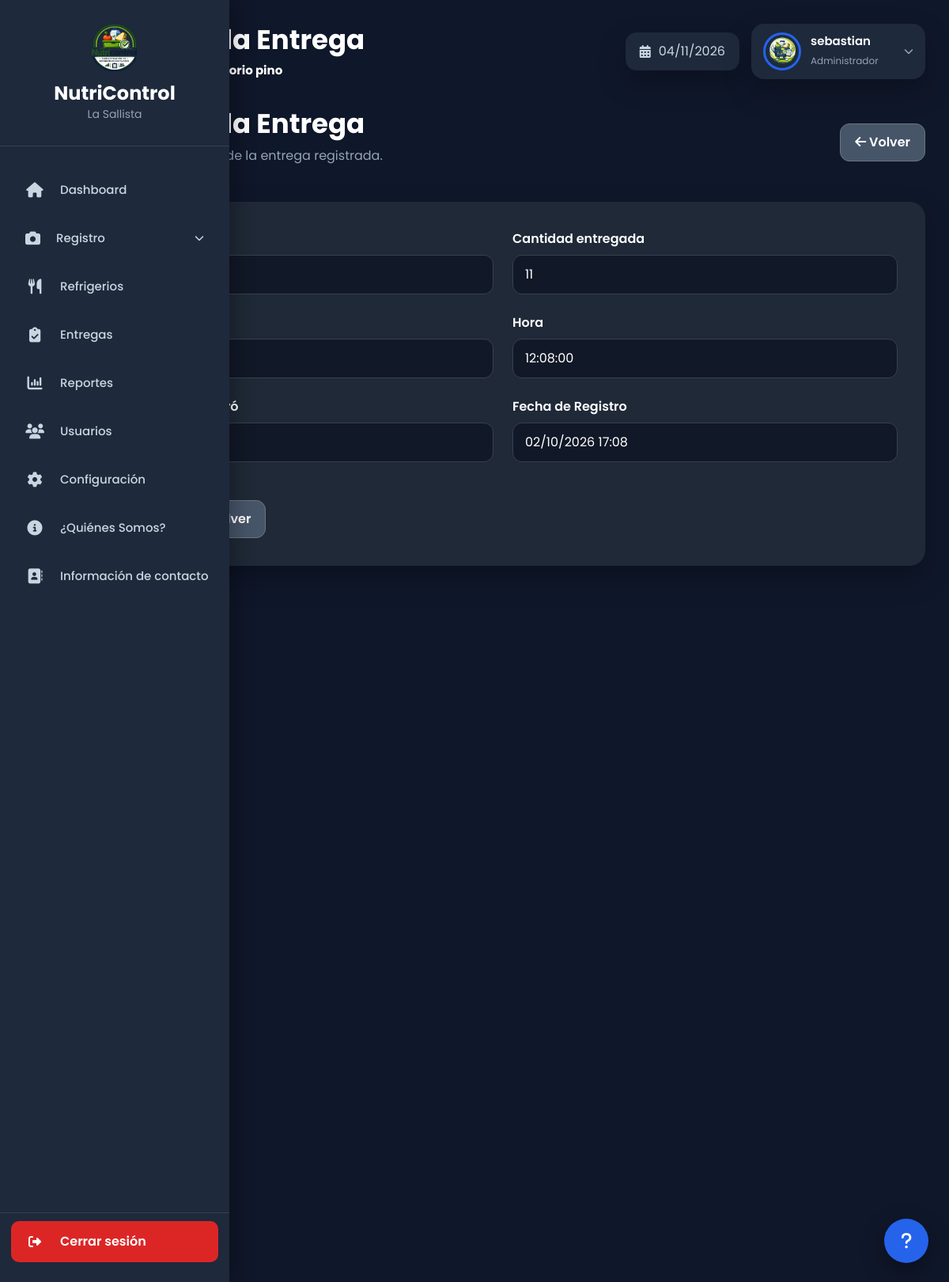
The page /index.php?url=entregas/detalle/7 (signed in) on the database its author committed.
### tables this page shows
CREATE TABLE `entregas` (
  `id` int(11) NOT NULL,
  `grado` varchar(20) NOT NULL DEFAULT 'Sin grado',
  `refrigerio_id` int(11) NOT NULL,
  `cantidad_entregada` int(11) NOT NULL DEFAULT 1,
  `usuario_id` int(11) NOT NULL,
  `fecha` date NOT NULL,
  `hora` time NOT NULL,
  `observaciones` text DEFAULT NULL,
  `estado` enum('Entregado','Pendiente','Cancelado') DEFAULT 'Entregado',
  `fecha_registro` timestamp NOT NULL DEFAULT current_timestamp()
);

### app/core/Controller.php (called while the page is built, shortened)
<?php
abstract class Controller
{
    protected function view(string $view, array $data = []): void
    {
        extract($data);
        $archivo = VIEW_PATH . '/' . $view . '.php';
        require $archivo;
    }
}

### app/controllers/EntregasController.php (called while the page is built, shortened)
<?php
require_once APP_PATH . '/core/Controller.php';
require_once MODEL_PATH . '/Entrega.php';
class EntregasController extends Controller
{
    private Entrega $entregaModel;
    public function __construct()
    {
        $this->entregaModel = new Entrega();
    }
    public function detalle(int $id): void
    {
        $entrega =
            $this->entregaModel
                ->obtenerPorId($id);
        $this->view(
            'entregas/detalle',
            [
                'entrega' =>
                    $entrega
            ]
        );
    }
}

### app/core/Router.php (called while the page is built, shortened)
<?php
class Router
{
    public function ejecutar(): void
    {
        $url = $_GET['url'] ?? '';
        $url = trim($url, '/');
        if ($url === '') {
            $controlador = 'AuthController';
            $metodo = 'index';
            $parametros = [];
        } else {
            $partes = explode('/', $url);
            $metodo = $partes[1] ?? 'index';
            $parametros = array_slice($partes, 2);
        }
        $objeto = new $controlador();
        call_user_func_array(
            [$objeto, $metodo],
            $parametros
        );
    }
}

### index.php (called while the page is built, shortened)
<?php
require_once APP_PATH . '/core/Router.php';
$router = new Router();
$router->ejecutar();

### app/models/Database.php (called while the page is built)
<?php
class Database
{
    private static ?PDO $conexion = null;
    public static function conectar(): PDO
    {
        if (self::$conexion === null) {
            $dsn = "mysql:host=" . DB_HOST .
                   ";dbname=" . DB_NAME .
                   ";charset=" . DB_CHARSET;
            try {
                self::$conexion = new PDO(
                    $dsn,
                    DB_USER,
                    DB_PASS,
                    [
                        PDO::ATTR_ERRMODE => PDO::ERRMODE_EXCEPTION,
                        PDO::ATTR_DEFAULT_FETCH_MODE => PDO::FETCH_ASSOC,
                        PDO::ATTR_EMULATE_PREPARES => false
                    ]
                );
            } catch (PDOException $e) {
                exit('Error de conexión: ' . $e->getMessage());
            }
        }
        return self::$conexion;
    }
}

### app/core/Model.php (called while the page is built, shortened)
<?php
require_once MODEL_PATH . '/Database.php';
abstract class Model
{
    protected PDO $db;
    public function __construct()
    {
        $this->db = Database::conectar();
    }
    protected function prepare(string $sql): PDOStatement
    {
        return $this->db->prepare($sql);
    }
    protected function fetch(PDOStatement $stmt): array|false
    {
        return $stmt->fetch();
    }
    protected function execute(PDOStatement $stmt, array $params = []): bool
    {
        return $stmt->execute($params);
    }
}

### app/models/Entrega.php (called while the page is built, shortened)
<?php
require_once APP_PATH . '/core/Model.php';
class Entrega extends Model
{
    public function obtenerPorId(int $id): array|false
    {
        $stmt = $this->prepare("
            SELECT
                e.*,
                r.nombre AS refrigerio,
                CONCAT(u.nombre,' ',u.apellido) AS usuario
            FROM entregas e
            INNER JOIN refrigerios r
                ON r.id = e.refrigerio_id
            INNER JOIN usuarios u
                ON u.id = e.usuario_id
            WHERE e.id = :id
            LIMIT 1
        ");
        $this->execute($stmt, [
            ':id' => $id
        ]);
        return $this->fetch($stmt);
    }
}

### app/views/entregas/detalle.php (the view, shortened to what this page needs)
<?php
require APP_PATH . '/views/layouts/header.php';
require APP_PATH . '/views/layouts/sidebar.php';
?>
<div class="main-content">
    <?php require APP_PATH . '/views/layouts/topbar.php'; ?>
    <div class="page-header">
        <div>
            <h2>Detalle de la Entrega</h2>
            <p>
                Información completa de la entrega registrada.
            </p>
        </div>
        <a
            href="<?= BASE_URL ?>index.php?url=entregas"
            class="btn btn-secondary"
        >
            <i class="fa-solid fa-arrow-left"></i>
            Volver
        </a>
    </div>
    <div class="detalle-card">
        <div class="row">
            <div class="col-md-6 mb-4">
                <label class="form-label">
                </label>
                <input
                    type="text"
                    class="form-control"
                    value="<?= htmlspecialchars(
                        $entrega['grado']
                    ) ?>"
                    readonly
                >
            </div>
            <div class="col-md-6 mb-4">
                <label class="form-label">
                    Cantidad entregada
                </label>
                <input
                    type="text"
                    class="form-control"
                    value="<?= (int)
                        $entrega['cantidad_entregada'] ?>"
                    readonly
                >
            </div>
            <div class="col-md-6 mb-4">
                <label class="form-label">
                </label>
                <input
                    type="text"
                    class="form-control"
                    value="<?= date(
                        'd/m/Y',
                        strtotime(
                            $entrega['fecha']
                        )
                    ) ?>"
                    readonly
                >
            </div>
            <div class="col-md-6 mb-4">
                <label class="form-label">
                    Hora
                </label>
                <input
                    type="text"
                    class="form-control"
                    value="<?= htmlspecialchars(
                        $entrega['hora']
                    ) ?>"
                    readonly
                >
            </div>
            <div class="col-md-6 mb-4">
                <label class="form-label">
                </label>
                <input
                    type="text"
                    class="form-control"
                    value="<?= htmlspecialchars(
                        $entrega['usuario']
                    ) ?>"
                    readonly
                >
            </div>
            <div class="col-md-6 mb-4">
                <label class="form-label">
                    Fecha de Registro
                </label>
                <input
                    type="text"
                    class="form-control"
                    value="<?= date(
                        'd/m/Y H:i',
                        strtotime(
                            $entrega['fecha_registro']
                        )
                    ) ?>"
                    readonly
                >
            </div>
        </div>
        <div class="mt-4">
            <a
                href="<?= BASE_URL ?>index.php?url=entregas/editar/<?= (int) $entrega['id'] ?>"
                class="btn btn-warning"
            >
            </a>
            <a
                href="<?= BASE_URL ?>index.php?url=entregas"
                class="btn btn-secondary"
            >
                Volver
            </a>
        </div>
    </div>
</div>
<?php
require APP_PATH . '/views/layouts/footer.php';
?>

### public/css/dashboard.css (style rules this page uses)
:root { --primary: #2563eb; --primary-dark: #1d4ed8; --success: #16a34a; --danger: #dc2626; --warning: #f59e0b; --info: #06b6d4; --bg: #0f172a; --bg2: #1e293b; --bg3: #273449; --text: #ffffff; --text2: #cbd5e1; --text3: #94a3b8; --border: #334155; --radius: 18px; --shadow: 0 15px 35px rgba(0, 0, 0, .25); }
* { margin: 0; padding: 0; box-sizing: border-box; font-family: 'Poppins', sans-serif; }
html { scroll-behavior: smooth; }
body { background: var(--bg); color: var(--text); overflow-x: hidden; }
a { text-decoration: none; }
.main-content { flex: 1; width: calc(100% - 290px); min-width: 0; margin-left: 290px; padding: 30px; overflow-x: hidden; transition: .30s; }
.page-header { display: flex; justify-content: space-between; align-items: flex-start; gap: 20px; flex-wrap: wrap; margin-bottom: 30px; }
.page-header h2 { color: var(--text); font-size: 34px; font-weight: 700; }
.page-header p { color: var(--text3); margin-top: 5px; }
.btn { padding: 11px 18px; border-radius: 12px; font-weight: 600; transition: .25s; }
.btn-warning { background: var(--warning); color: #ffffff; }
.btn-secondary { background: #475569; color: #ffffff; }
.form-label { display: block; margin-bottom: 8px; color: #ffffff; font-weight: 600; }
.form-control, .form-select { width: 100%; height: 50px; padding: 0 16px; background: var(--bg); color: #ffffff; border: 1px solid var(--border); border-radius: 12px; transition: .25s; }
.mt-4 { margin-top: 40px; }
.mb-4 { margin-bottom: 40px; }

### public/css/usuarios.css (style rules this page uses)
.page-header { display:flex; justify-content:space-between; align-items:center; gap:20px; margin-bottom:30px; flex-wrap:wrap; }
.page-header h2 { color:#fff; font-size:34px; font-weight:700; margin:0; }
.page-header p { color:#94a3b8; margin-top:8px; }
.form-control, .form-select { width:100%; height:50px; background:#111827; border:1px solid #334155; border-radius:12px; color:#fff; padding:0 16px; }
.form-control::placeholder { color:#94a3b8; }
.form-label { color:#fff; font-weight:600; margin-bottom:8px; }
.detalle-card { background:#1f2937; border-radius:20px; padding:35px; box-shadow:0 15px 35px rgba(0,0,0,.25); }

### public/css/estudiantes.css (style rules this page uses)
.page-header { display:flex; justify-content:space-between; align-items:center; gap:20px; margin-bottom:30px; flex-wrap:wrap; }
.page-header h2 { color:#fff; font-size:34px; font-weight:700; margin:0; }
.page-header p { color:#94a3b8; margin-top:8px; }
.form-control, .form-select { width:100%; height:50px; background:#111827; border:1px solid #334155; border-radius:12px; color:#ffffff; padding:0 16px; }
.form-control::placeholder { color:#94a3b8; }
.form-label { color:#ffffff; font-weight:600; margin-bottom:8px; }
.detalle-card { background:#1f2937; border-radius:20px; padding:35px; box-shadow:0 15px 35px rgba(0,0,0,.25); }

### public/css/refrigerios.css (style rules this page uses)
.page-header { display:flex; justify-content:space-between; align-items:center; gap:20px; margin-bottom:30px; flex-wrap:wrap; }
.page-header h2 { color:#fff; font-size:34px; font-weight:700; margin:0; }
.page-header p { color:#94a3b8; margin-top:8px; }
.form-control, .form-select { width:100%; height:50px; background:#111827; border:1px solid #334155; border-radius:12px; color:#ffffff; padding:0 16px; }
.form-control::placeholder { color:#94a3b8; }
.form-label { color:#ffffff; font-weight:600; margin-bottom:8px; }
.detalle-card { background:#1f2937; border-radius:20px; padding:35px; box-shadow:0 15px 35px rgba(0,0,0,.25); }

### public/css/entregas.css (style rules this page uses)
.page-header { display:flex; justify-content:space-between; align-items:center; gap:20px; margin-bottom:30px; flex-wrap:wrap; }
.page-header h2 { color:#fff; font-size:34px; font-weight:700; margin:0; }
.page-header p { color:#94a3b8; margin-top:8px; }
.form-control, .form-select { width:100%; height:50px; background:#111827; border:1px solid #334155; border-radius:12px; color:#fff; padding:0 16px; }
.form-control::placeholder { color:#94a3b8; }
.form-label { color:#fff; font-weight:600; margin-bottom:8px; }
.detalle-card { background:#1f2937; border-radius:20px; padding:35px; box-shadow:0 15px 35px rgba(0,0,0,.25); }

### public/css/reportes.css (style rules this page uses)
.page-header { display:flex; justify-content:space-between; align-items:center; gap:20px; margin-bottom:30px; flex-wrap:wrap; }
.page-header h2 { color:#ffffff; font-size:34px; font-weight:700; margin:0; }
.page-header p { color:#94a3b8; margin-top:8px; }

### rows shown on the page
entregas: grado "11C", cantidad_entregada "11", fecha "02/10/2026", hora "12:08:00", fecha_registro "02/10/2026 17:08"

### other values the page prints
$_SESSION['usuario']['apellido'] "osorio pino"
$_SESSION['usuario']['nombre'] "sebastian"
$_SESSION['usuario']['rol'] "Administrador"
